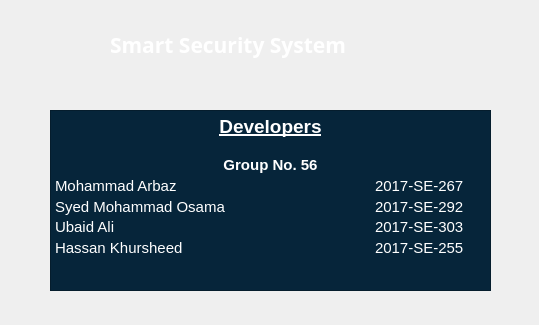
<?xml version="1.0" encoding="UTF-8"?>
<ui version="4.0">
 <class>About</class>
 <widget class="QDialog" name="About">
  <property name="geometry">
   <rect>
    <x>0</x>
    <y>0</y>
    <width>539</width>
    <height>325</height>
   </rect>
  </property>
  <property name="windowTitle">
   <string>Dialog</string>
  </property>
  <widget class="QLabel" name="BG_label">
   <property name="geometry">
    <rect>
     <x>0</x>
     <y>-8</y>
     <width>621</width>
     <height>451</height>
    </rect>
   </property>
   <property name="text">
    <string/>
   </property>
   <property name="pixmap">
    <pixmap>images/BG3.jpeg</pixmap>
   </property>
   <property name="scaledContents">
    <bool>true</bool>
   </property>
  </widget>
  <widget class="QLabel" name="label_Logo">
   <property name="geometry">
    <rect>
     <x>0</x>
     <y>0</y>
     <width>111</width>
     <height>101</height>
    </rect>
   </property>
   <property name="text">
    <string/>
   </property>
   <property name="pixmap">
    <pixmap>images/Logo.png</pixmap>
   </property>
   <property name="scaledContents">
    <bool>true</bool>
   </property>
  </widget>
  <widget class="QLabel" name="label_Title">
   <property name="geometry">
    <rect>
     <x>110</x>
     <y>10</y>
     <width>291</width>
     <height>71</height>
    </rect>
   </property>
   <property name="font">
    <font>
     <family>Copperplate Gothic Light</family>
     <pointsize>20</pointsize>
     <weight>50</weight>
     <bold>false</bold>
    </font>
   </property>
   <property name="text">
    <string>&lt;html&gt;&lt;head/&gt;&lt;body&gt;&lt;p&gt;&lt;span style=&quot; font-size:16pt; font-weight:600; color:#ffffff;&quot;&gt;Smart Security System&lt;/span&gt;&lt;/p&gt;&lt;/body&gt;&lt;/html&gt;</string>
   </property>
  </widget>
  <widget class="QTextEdit" name="abt_textEdit">
   <property name="geometry">
    <rect>
     <x>50</x>
     <y>110</y>
     <width>441</width>
     <height>181</height>
    </rect>
   </property>
   <property name="styleSheet">
    <string notr="true">background-color: rgb(6, 37, 58);</string>
   </property>
   <property name="html">
    <string>&lt;!DOCTYPE HTML PUBLIC &quot;-//W3C//DTD HTML 4.0//EN&quot; &quot;http://www.w3.org/TR/REC-html40/strict.dtd&quot;&gt;
&lt;html&gt;&lt;head&gt;&lt;meta name=&quot;qrichtext&quot; content=&quot;1&quot; /&gt;&lt;style type=&quot;text/css&quot;&gt;
p, li { white-space: pre-wrap; }
&lt;/style&gt;&lt;/head&gt;&lt;body style=&quot; font-family:'MS Shell Dlg 2'; font-size:8.25pt; font-weight:400; font-style:normal;&quot;&gt;
&lt;p align=&quot;center&quot; style=&quot; margin-top:0px; margin-bottom:0px; margin-left:0px; margin-right:0px; -qt-block-indent:0; text-indent:0px; line-height:115%;&quot;&gt;&lt;span style=&quot; font-size:14pt; font-weight:600; text-decoration: underline; color:#ffffff;&quot;&gt;Developers&lt;/span&gt;&lt;/p&gt;
&lt;p align=&quot;center&quot; style=&quot;-qt-paragraph-type:empty; margin-top:0px; margin-bottom:0px; margin-left:0px; margin-right:0px; -qt-block-indent:0; text-indent:0px; line-height:115%; color:#ffffff;&quot;&gt;&lt;br /&gt;&lt;/p&gt;
&lt;p align=&quot;center&quot; style=&quot; margin-top:0px; margin-bottom:0px; margin-left:0px; margin-right:0px; -qt-block-indent:0; text-indent:0px; line-height:115%;&quot;&gt;&lt;span style=&quot; font-size:11pt; font-weight:600; color:#ffffff;&quot;&gt;Group No. 56&lt;/span&gt;&lt;/p&gt;
&lt;p align=&quot;justify&quot; style=&quot; margin-top:0px; margin-bottom:0px; margin-left:0px; margin-right:0px; -qt-block-indent:0; text-indent:0px; line-height:115%;&quot;&gt;&lt;span style=&quot; font-size:11pt; color:#ffffff;&quot;&gt;Mohammad Arbaz			2017-SE-267&lt;/span&gt;&lt;/p&gt;
&lt;p align=&quot;justify&quot; style=&quot; margin-top:0px; margin-bottom:0px; margin-left:0px; margin-right:0px; -qt-block-indent:0; text-indent:0px; line-height:115%;&quot;&gt;&lt;span style=&quot; font-size:11pt; color:#ffffff;&quot;&gt;Syed Mohammad Osama		2017-SE-292&lt;/span&gt;&lt;/p&gt;
&lt;p align=&quot;justify&quot; style=&quot; margin-top:0px; margin-bottom:0px; margin-left:0px; margin-right:0px; -qt-block-indent:0; text-indent:0px; line-height:115%;&quot;&gt;&lt;span style=&quot; font-size:11pt; color:#ffffff;&quot;&gt;Ubaid Ali				2017-SE-303&lt;/span&gt;&lt;/p&gt;
&lt;p align=&quot;justify&quot; style=&quot; margin-top:0px; margin-bottom:0px; margin-left:0px; margin-right:0px; -qt-block-indent:0; text-indent:0px; line-height:115%;&quot;&gt;&lt;span style=&quot; font-size:11pt; color:#ffffff;&quot;&gt;Hassan Khursheed			2017-SE-255&lt;/span&gt;&lt;/p&gt;&lt;/body&gt;&lt;/html&gt;</string>
   </property>
  </widget>
 </widget>
 <resources>
  <include location="images/BG3.qrc"/>
 </resources>
 <connections/>
</ui>
